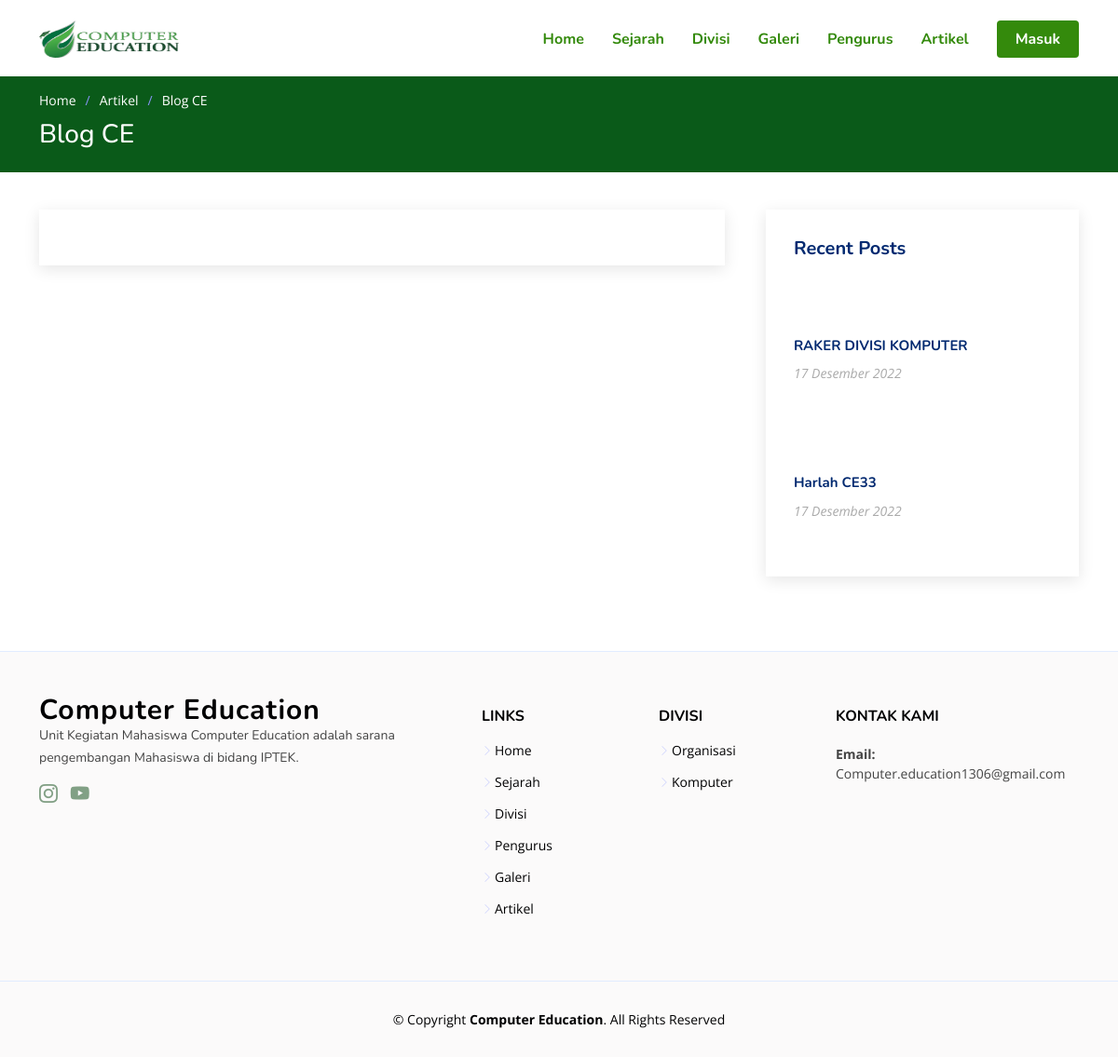
Page /blog-single.php on the earlier database version.
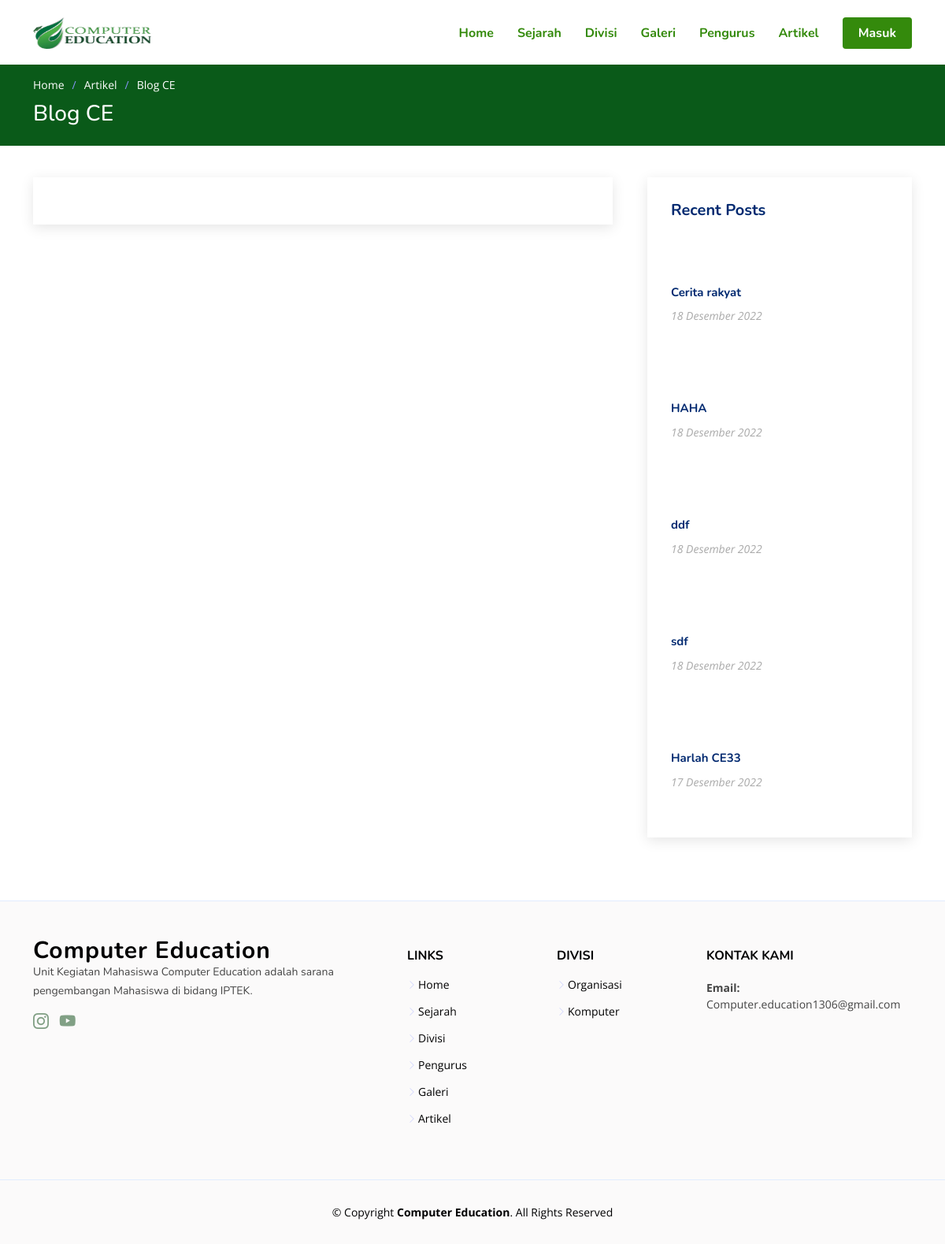
Same page on the later database version.
### tables this page shows
CREATE TABLE `blog` (
  `id` int(11) NOT NULL,
  `title` varchar(60) NOT NULL,
  `description` mediumtext NOT NULL,
  `date` varchar(20) NOT NULL,
  `image` varchar(100) NOT NULL
);

### blog-single.php (the view, shortened to what this page needs)
<?php
include('koneksi.php');
?>
<!DOCTYPE html>
<html lang="en">
<head>
  <link href="assets/vendor/aos/aos.css" rel="stylesheet">
  <link href="assets/vendor/bootstrap/css/bootstrap.min.css" rel="stylesheet">
  <link href="assets/vendor/bootstrap-icons/bootstrap-icons.css" rel="stylesheet">
  <link href="assets/vendor/glightbox/css/glightbox.min.css" rel="stylesheet">
  <link href="assets/vendor/remixicon/remixicon.css" rel="stylesheet">
  <link href="assets/vendor/swiper/swiper-bundle.min.css" rel="stylesheet">
 <link href="assets/css/styles.css" rel="stylesheet">
</head>
<body>
  <header id="header" class="header fixed-top">
    <div class="container-fluid container-xl d-flex align-items-center justify-content-between">
      <a href="index.php" class="logo d-flex align-items-center">
      <img src="assets/img/logo_ce.png" alt="" width="150" height="80" class="d-inline-block align-text-top">
      </a>
      <nav id="navbar" class="navbar">
        <ul>
          <li class="nav-item">
            <a class="nav-link" style="color: #348A0C;" href="index.php">Home</a>
          </li>
          <li class="nav-item">
            <a class="nav-link" style="color: #348A0C;" href="index.php">Sejarah</a>
          </li>
          <li class="nav-item">
            <a class="nav-link" style="color: #348A0C;" href="index.php">Divisi</a>
          </li>
          <li class="nav-item">
            <a class="nav-link" style="color: #348A0C;"  href="index.php">Galeri</a>
          </li>
          <li class="nav-item">
            <a class="nav-link" style="color: #348A0C;" href="index.php">Pengurus</a>
          </li>
          <li class="nav-item ">
            <a class="nav-link" style="color: #348A0C;" href="#blog">Artikel</a>
          </li>
          <li><a class="getstarted scrollto" href="masuk.php"type="submit">Masuk</a></li>
        </ul>
      </nav>
    </div>
  </header>
  <main id="main">
    <section class="breadcrumbs">
      <div class="container">
        <ol>
          <li><a href="index.php">Home</a></li>
          <li><a href="blog.php">Artikel</a></li>
          <li>Blog CE</li>
        </ol>
        <h2>Blog CE</h2>
      </div>
    </section>
    <section id="blog" class="blog">
      <div class="container" data-aos="fade-up">
        <div class="row">
          <div class="col-lg-8 entries">
            <article class="entry entry-single">
            </article>
          </div>
          <div class="col-lg-4">
            <div class="sidebar">
              <h3 class="sidebar-title">Recent Posts</h3>
              <?php
                $query = "SELECT * FROM blog ORDER BY date DESC LIMIT 10";
                           $result = mysqli_query($kon, $query);
                           while($row = mysqli_fetch_assoc($result))
                           {
                           ?>
              <div class="sidebar-item ">
                <div class="post-item clearfix">
                <div class="row mb-2">
                <iframe  src="<?php echo $row['image']; ?>" width="60" height="60" allow="autoplay"></iframe>
                <h4><a style="font-size: 15px; font-weight: bold;   color: #012970;
  transition: 0.3s; " href="blog-single.php?id=<?php echo $row['id']; ?>"><?php echo $row['title']; ?></a></h4>
                <time style="  display: block;
  font-style: italic;
  font-size: 14px;
  color: #aaaaaa;" ><?php echo $row['date']; ?></time>
                  </div>
                </div>
              </div>
<?php
                           };
?>
            </div>
          </div>
        </div>
      </div>
    </section>
  </main>
    <footer id="footer" class="footer">
<div class="footer-top">
  <div class="container">
    <div class="row gy-4">
      <div class="col-lg-5 col-md-12 footer-info">
        <a href="index.php" class="logo d-flex align-items-center">
          <span>Computer Education</span>
        </a>
        <p>Unit Kegiatan Mahasiswa Computer Education adalah sarana pengembangan Mahasiswa di bidang IPTEK.</p>
        <div class="social-links mt-3">
          <a href="http://instagram.com/computereducation_" class="instagram"><i class="bi bi-instagram"></i></a>
          <a href="https://www.youtube.com/channel/UCdtVMq63VKfnjJGDr5O1Kkw/featured" class="youtube"><i class="bi bi-youtube"></i></a>
        </div>
      </div>
      <div class="col-lg-2 col-6 footer-links">
        <h4>Links</h4>
        <ul>
          <li><i class="bi bi-chevron-right"></i> <a href="index.php">Home</a></li>
          <li><i class="bi bi-chevron-right"></i> <a href="index.php">Sejarah</a></li>
          <li><i class="bi bi-chevron-right"></i> <a href="index.php">Divisi</a></li>
          <li><i class="bi bi-chevron-right"></i> <a href="index.php">Pengurus</a></li>
          <li><i class="bi bi-chevron-right"></i> <a href="index.php">Galeri</a></li>
          <li><i class="bi bi-chevron-right"></i> <a href="index.php">Artikel</a></li>
        </ul>
      </div>
      <div class="col-lg-2 col-6 footer-links">
        <h4>Divisi</h4>
        <ul>
          <li><i class="bi bi-chevron-right"></i> <a href="index.php">Organisasi</a></li>
          <li><i class="bi bi-chevron-right"></i> <a href="index.php">Komputer</a></li>
        </ul>
      </div>
      <div class="col-lg-3 col-md-12 footer-contact text-center text-md-start">
        <h4>Kontak Kami </h4>
          <strong>Email:</strong> <br>
          Computer.education1306@gmail.com<br>
      </div>
    </div>
  </div>
</div>
<div class="container">
  <div class="copyright">
    &copy; Copyright <strong><span>Computer Education</span></strong>. All Rights Reserved
  </div>
</div>
</footer>
</body>
</html>

### assets/css/styles.css (style rules this page uses)
:root { scroll-behavior: smooth; }
body { font-family: "Open Sans", sans-serif; color: #444444; }
a { color: #106314; text-decoration: none; }
h1, h2, h3, h4, h5, h6 { font-family: "Nunito", sans-serif; }
section { padding: 60px 0; overflow: hidden; }
.breadcrumbs { padding: 15px 0; background: #0a5a19; min-height: 40px; margin-top: 82px; color: #fff; }
.breadcrumbs h2 { font-size: 28px; font-weight: 500; }
.breadcrumbs ol { display: flex; flex-wrap: wrap; list-style: none; padding: 0 0 10px 0; margin: 0; font-size: 14px; }
.breadcrumbs ol a { color: #fff; transition: 0.3s; }
.breadcrumbs ol li + li { padding-left: 10px; }
.breadcrumbs ol li + li::before { display: inline-block; padding-right: 10px; color: #8894f6; content: "/"; }
.header { transition: all 0.5s; z-index: 997; padding: 20px 0; }
.header .logo { line-height: 0; }
.header .logo img { max-height: 40px; margin-right: 6px; }
.navbar { padding: 0; }
.navbar ul { margin: 0; padding: 0; display: flex; list-style: none; align-items: center; }
.navbar li { position: relative; }
.navbar a, .navbar a:focus { display: flex; align-items: center; justify-content: space-between; padding: 10px 0 10px 30px; font-family: "Nunito", sans-serif; font-size: 16px; font-weight: 700; color: #348A0C; white-space: nowrap; transition: 0.3s; }
.navbar .getstarted, .navbar .getstarted:focus { background: #348A0C; padding: 8px 20px; margin-left: 30px; border-radius: 4px; color: #fff; }
.blog { padding: 40px 0 20px 0; }
.blog .entry { padding: 30px; margin-bottom: 60px; box-shadow: 0 4px 16px rgba(0, 0, 0, 0.1); }
.blog .entry-single { margin-bottom: 30px; }
.blog .sidebar { padding: 30px; margin: 0 0 60px 20px; box-shadow: 0 4px 16px rgba(0, 0, 0, 0.1); }
.blog .sidebar .sidebar-title { font-size: 20px; font-weight: 700; padding: 0 0 0 0; margin: 0 0 15px 0; color: #012970; position: relative; }
.blog .sidebar .sidebar-item { margin-bottom: 30px; }
.footer { background: #fbfafa; padding: 0 0 30px 0; font-size: 14px; }
.footer .footer-top { background-size: contain; border-top: 1px solid #e1ecff; border-bottom: 1px solid #e1ecff; padding: 60px 0 30px 0; }
.footer .footer-top .footer-info { margin-bottom: 30px; }
.footer .footer-top .footer-info .logo { line-height: 0; margin-bottom: 15px; }
.footer .footer-top .footer-info .logo span { font-size: 30px; font-weight: 700; letter-spacing: 1px; color: #010102; font-family: "Nunito", sans-serif; margin-top: 3px; }
.footer .footer-top .footer-info p { font-size: 14px; line-height: 24px; margin-bottom: 0; font-family: "Nunito", sans-serif; }
.footer .footer-top .social-links a { font-size: 20px; display: inline-block; color: rgba(7, 70, 15, 0.5); line-height: 0; margin-right: 10px; transition: 0.3s; }
.footer .footer-top h4 { font-size: 16px; font-weight: bold; color: #010102; text-transform: uppercase; position: relative; padding-bottom: 12px; }
.footer .footer-top .footer-links { margin-bottom: 30px; }
.footer .footer-top .footer-links ul { list-style: none; padding: 0; margin: 0; }
.footer .footer-top .footer-links ul i { padding-right: 2px; color: #d0d4fc; font-size: 12px; line-height: 0; }
.footer .footer-top .footer-links ul li { padding: 10px 0; display: flex; align-items: center; }
.footer .footer-top .footer-links ul li:first-child { padding-top: 0; }
.footer .footer-top .footer-links ul a { color: #010102; transition: 0.3s; display: inline-block; line-height: 1; }
.footer .copyright { text-align: center; padding-top: 30px; color: #010102; }

Differences in the rows shown:
removed blog: title "RAKER DIVISI KOMPUTER", date "17 Desember 2022"
added blog: title "Cerita rakyat", date "18 Desember 2022"
added blog: title "HAHA", date "18 Desember 2022"
added blog: title "ddf", date "18 Desember 2022"
added blog: title "sdf", date "18 Desember 2022"
